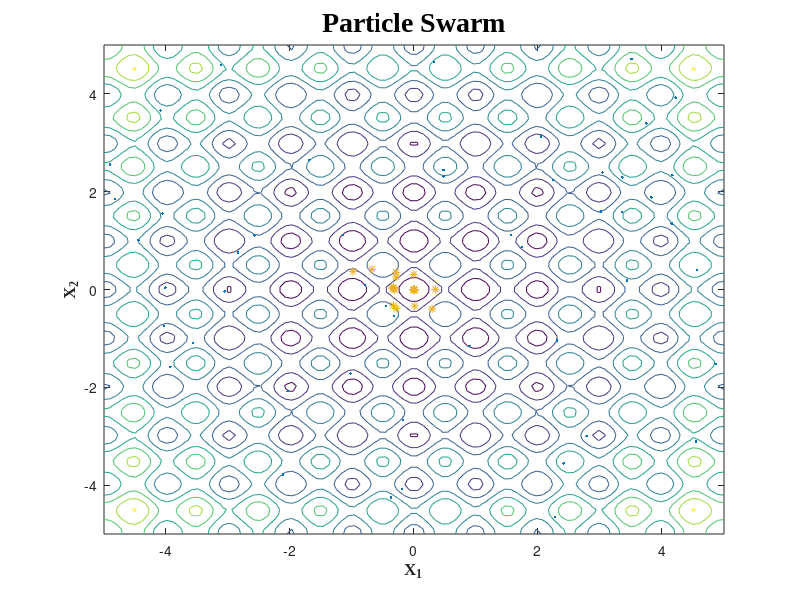

Write the MATLAB code that produced this figure.
%Particle Swarm
%x1=[-5 5] x2=[-5 5]
%ploting
x1=linspace(-5,5,100);
x2=linspace(-5,5,100);
[X1,X2]=meshgrid(x1,x2);
f = @(x1,x2) 10*2+(x1.^2-10*cos(2*pi*x1))+(x2.^2-10*cos(2*pi*x2));
f(X1,X2);
Z=f(X1,X2);
contour(X1,X2,Z,0:10:90)
title('Particle Swarm','FontWeight','bold','FontSize',20,'FontName','Times New Roman');
xlabel('X_1','FontWeight','bold','FontSize',12,'FontName','Times New Roman');
ylabel('X_2','FontWeight','bold','FontSize',12,'FontName','Times New Roman');
hold on
%%%%%%%%%%%%%%%%%%%%%%%%%%%%%%%%%%%%%%%
f=@(x) 10*2+(x(1)^2-10*cos(2*pi*x(1)))+(x(2)^2-10*cos(2*pi*x(2)));
p=50;%initial particles
X=[0;0];
v(1:2,1:p)=0;%initial v
w=1.4;
c1=2;
c2=2;
dt=1;
loop=1;
Temp=[0;0];

%initial X

for (i=1:p)
    X(1,i)=rand(1)*10-5;
    X(2,i)=rand(1)*10-5;
    v(1,i)=(rand(1)*10-5)/dt;
    v(2,i)=(rand(1)*10-5)/dt;%initial random v 
    i=i+1; 
end
plot(X(1,:),X(2,:),'.')%PLOTING
hold on


Xo=X;
Temp=X(:,1);
for i=1:p
    if f(X(:,i))<f(Temp)
        Temp=X(:,i);
        end
    i=i+1;
end
Xg(1,1:p)=Temp(1,1);
Xg(2,1:p)=Temp(2,1);
%initial iteration and global opt


while loop<200
    r1=rand(1);
    r2=rand(1);

    
    X=X+v*dt;
    
    %updating Xo
        for i=1:p
            if f(Xo(:,i))>f(X(:,i))
             Xo(:,i)=X(:,i);
             end
        i=i+1;
        end
        
        
    
    for i=1:p
        if f(X(:,i))<f(Xg(:,1))
        Xg(1,1:p)=X(1,i);
        Xg(2,1:p)=X(2,i);
        end
    i=i+1;
    end
    
    v=w*v+c1*r1*(Xo-X)/dt+c2*r2*(Xg-X)/dt;
     
    
    for (i=1:p)
   F(i)=f(X(:,i));
        i=i+1;
         end
      
 
    w=1.4*(200-loop)/200;%dynamically 
    loop=loop+1;
    if loop==100
      plot(X(1,:),X(2,:),'+')  
    end
        
end
FX=Xg(:,1)
Fmin=f(Xg(:,1))
plot(X(1,:),X(2,:),'*')%PLOTING
hold on

